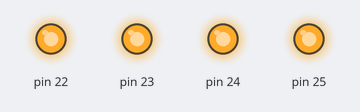
This sketch was run on a simulated Arduino Mega 2560, built with avr-gcc and run on an emulated ATmega2560. Shown: output pins drawn as LEDs (lit = HIGH). At 0.0 s the program stops and its outputs stay as they are.

Above: at 0.1 s.
Timing chart, 0 to 1.5 s (numbered marks = the images above):
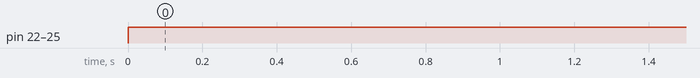

The sketch:

06-ladder-dac.ino
```cpp
// ------- Preamble -------- //
#include <avr/io.h>

// Pin definitions
#define OUTPUT_PORT PORTA
#define OUTPUT_DDR DDRA

int main(void) {

  // -------- Inits --------- //
  // Set 4 pins to output mode
  OUTPUT_DDR = 0x0F; // P0-P3 are outputs

  // Set values
  // OUTPUT_PORT = 0b0001; // P0 is high
  // OUTPUT_PORT = 0b0011; // P0, P1 are high
  // OUTPUT_PORT = 0b0101; // P0, P2 are high
  // OUTPUT_PORT = 0b1000; // P3 is high
  OUTPUT_PORT = 0b1111; // all are high


  // ------ Event loop ------ //
  while (1) {
  }
  return 0;
}
```

Measured:
- by itself, pin 22–25: LOW → HIGH at 0.00 s
